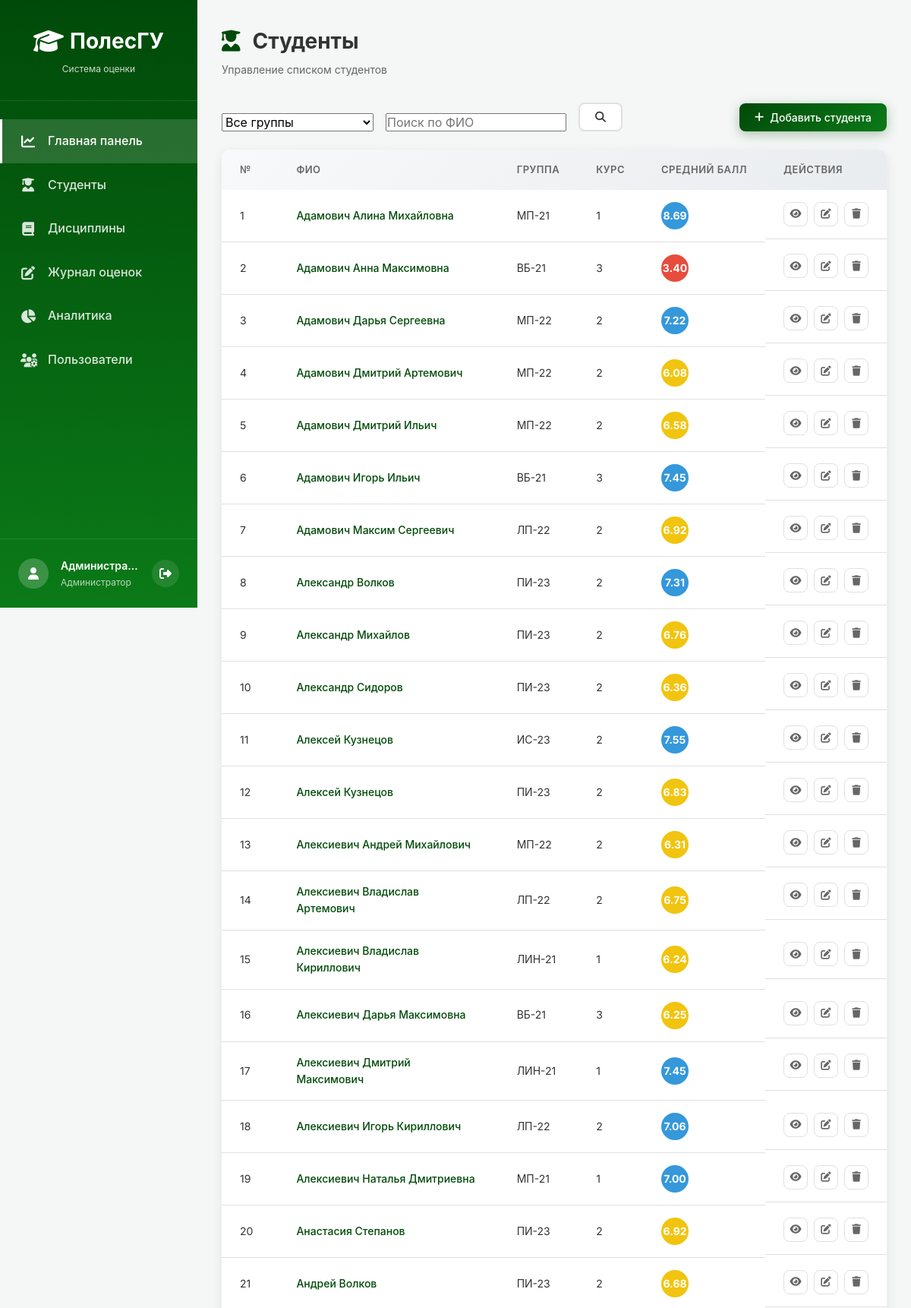
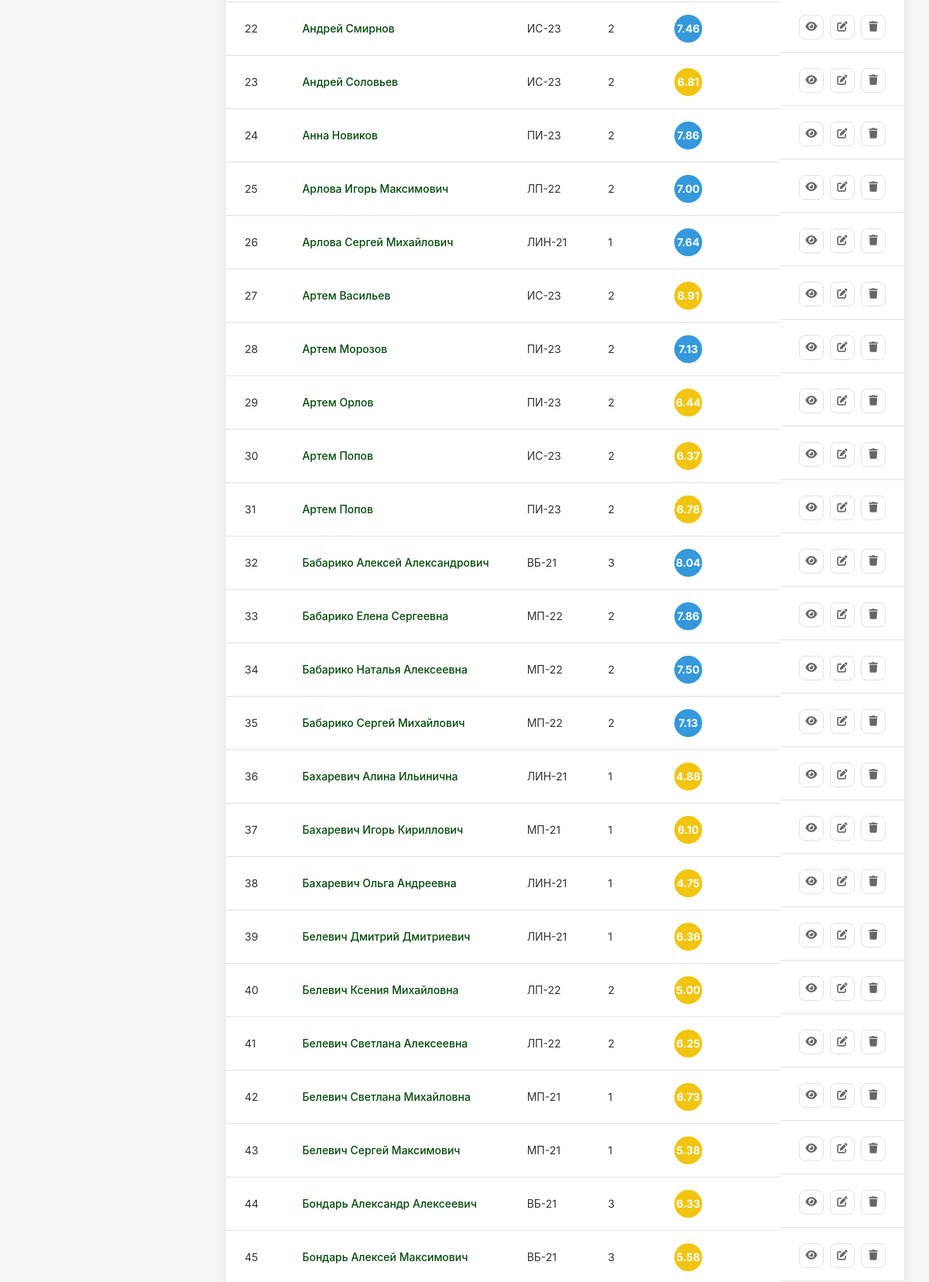
/modules/students/index.php (signed in, upper part), run on the app's committed database (2 pictures, top to bottom).
### tables this page shows
CREATE TABLE students (
        id INTEGER PRIMARY KEY AUTOINCREMENT,
        group_id INTEGER NOT NULL,
        full_name TEXT NOT NULL,
        birth_date TEXT,
        status TEXT DEFAULT 'active', -- 'active' или 'expelled'
        FOREIGN KEY (group_id) REFERENCES groups(id) ON DELETE CASCADE
    );

CREATE TABLE groups (
        id INTEGER PRIMARY KEY AUTOINCREMENT,
        name TEXT NOT NULL,
        course INTEGER NOT NULL,
        specialty TEXT NOT NULL
    );

### config/functions.php (called while the page is built, shortened)
<?php
function escape($string) {
    return htmlspecialchars($string, ENT_QUOTES, 'UTF-8');
}
function getGradeColor($grade) {
    if ($grade >= 9) return '#2ecc71';
    if ($grade >= 7) return '#3498db';
    if ($grade >= 4) return '#f1c40f';
    return '#e74c3c';
}
?>

### modules/students/index.php (the view, shortened to what this page needs)
<?php
require_once __DIR__ . '/../../config/database.php';
require_once __DIR__ . '/../../config/functions.php';
$pdo = getDB();
$canManageStudentData = in_array($_SESSION['role'], ['admin', 'teacher'], true);
        ?>
    <?php
$searchQuery = trim($_GET['search'] ?? '');
$sql = "SELECT s.*, g.name as group_name, g.course
        FROM students s
        JOIN groups g ON s.group_id = g.id
        WHERE s.status = 'active'";
$params = [];
$sql .= " ORDER BY s.full_name";
$stmt = $pdo->prepare($sql);
$stmt->execute($params);
$students = $stmt->fetchAll();
include __DIR__ . '/../../includes/header.php';
include __DIR__ . '/../../includes/sidebar.php';
?>
<main class="main-content">
    <div class="page-header">
        <h1><i class="fas fa-user-graduate"></i> Студенты</h1>
        <p>Управление списком студентов</p>
    </div>
    <div class="actions-bar">
        <div class="filters">
            <form method="GET" class="filter-form">
                <select name="group" onchange="this.form.submit()">
                    <option value="0">Все группы</option>
                </select>
                <input type="text" name="search" placeholder="Поиск по ФИО" value="<?= escape($searchQuery) ?>">
                <button type="submit" class="btn btn-secondary"><i class="fas fa-search"></i></button>
            </form>
        </div>
        <?php if ($canManageStudentData): ?>
        <button class="btn btn-primary" onclick="openAddModal()">
            <i class="fas fa-plus"></i> Добавить студента
        </button>
        <?php endif; ?>
    </div>
    <div class="table-card">
        <div class="table-body">
            <table class="data-table">
                <thead>
                    <tr>
                        <th>№</th>
                        <th>ФИО</th>
                        <th>Группа</th>
                        <th>Курс</th>
                        <th>Средний балл</th>
                        <th>Действия</th>
                    </tr>
                </thead>
                <tbody>
                    <?php foreach ($students as $index => $student): ?>
                    <tr>
                        <td><?= $index + 1 ?></td>
                        <td>
                            <a href="/index.php?module=students&student_id=<?= $student['id'] ?>" class="student-link">
                                <?= escape($student['full_name']) ?>
                            </a>
                        </td>
                        <td><?= escape($student['group_name']) ?></td>
                        <td><?= $student['course'] ?></td>
                        <td>
                            <span class="grade-badge" style="background: <?= getGradeColor($student['avg_grade']) ?>;">
                                <?= number_format($student['avg_grade'], 2) ?>
                            </span>
                        </td>
                        <td class="actions">
                            <?php if ($canManageStudentData): ?>
                            <button class="btn-icon" onclick="viewStudent(<?= $student['id'] ?>); return false;" title="Быстрый просмотр">
                                <i class="fas fa-eye"></i>
                            </button>
                            <button class="btn-icon" onclick="editStudent(<?= htmlspecialchars(json_encode($student)) ?>)" title="Редактировать">
                                <i class="fas fa-edit"></i>
                            </button>
                            <button class="btn-icon btn-danger" onclick="deleteStudent(<?= $student['id'] ?>, '<?= escape($student['full_name']) ?>')" title="Удалить">
                                <i class="fas fa-trash"></i>
                            </button>
                            <?php endif; ?>
                        </td>
                    </tr>
                    <?php endforeach; ?>
                </tbody>
            </table>
        </div>
    </div>
</main>
<?php include __DIR__ . '/../../includes/footer.php'; ?>

### assets/css/style.css (style rules this page uses)
:root { --primary-gradient: linear-gradient(135deg, #004a09 0%, #0b7a18 100%); --primary-color: #004a09; --primary-light: #0b7a18; --secondary-color: #6c757d; --bg-color: #f4f7f6; --surface-color: #ffffff; --sidebar-bg: linear-gradient(180deg, #004a09 0%, #0b7a18 100%); --text-primary: #333333; --text-secondary: #666666; --text-muted: #999999; --text-light: #ffffff; --success-color: #2ecc71; --warning-color: #f1c40f; --danger-color: #e74c3c; --info-color: #3498db; --border-color: #e0e0e0; --border-radius: 12px; --border-radius-sm: 8px; --border-radius-lg: 16px; --shadow-sm: 0 2px 4px rgba(0, 0, 0, 0.05); --shadow-md: 0 4px 15px rgba(0, 0, 0, 0.08); --shadow-lg: 0 8px 30px rgba(0, 0, 0, 0.12); --shadow-xl: 0 20px 60px rgba(0, 0, 0, 0.15); --spacing-xs: 4px; --spacing-sm: 8px; --spacing-md: 16px; --spacing-lg: 24px; --spacing-xl: 32px; --sidebar-width: 260px; --header-height: 70px; }
* { margin: 0; padding: 0; box-sizing: border-box; }
html { font-size: 16px; scroll-behavior: smooth; }
body { font-family: 'Inter', -apple-system, BlinkMacSystemFont, 'Segoe UI', Roboto, sans-serif; background-color: var(--bg-color); color: var(--text-primary); line-height: 1.6; min-height: 100vh; overflow-x: hidden; }
a { text-decoration: none; color: inherit; transition: color 0.3s ease; }
button { cursor: pointer; border: none; outline: none; font-family: inherit; }
input, select, textarea { font-family: inherit; font-size: inherit; outline: none; }
.main-content { flex: 1; margin-left: var(--sidebar-width); padding: var(--spacing-xl); min-height: 100vh; }
.page-header { margin-bottom: var(--spacing-xl); }
.page-header h1 { font-size: 28px; font-weight: 700; color: var(--text-primary); margin-bottom: var(--spacing-xs); display: flex; align-items: center; gap: var(--spacing-md); }
.page-header h1 i { color: var(--primary-color); }
.page-header p { color: var(--text-secondary); font-size: 14px; }
.table-card { background: var(--surface-color); border-radius: var(--border-radius); box-shadow: var(--shadow-md); overflow: hidden; margin-bottom: var(--spacing-xl); }
.table-body { overflow-x: auto; }
.data-table { width: 100%; border-collapse: collapse; }
.data-table thead { background: linear-gradient(135deg, #f8f9fa 0%, #e9ecef 100%); }
.data-table th { padding: var(--spacing-md) var(--spacing-lg); text-align: left; font-weight: 600; font-size: 13px; color: var(--text-secondary); text-transform: uppercase; letter-spacing: 0.5px; white-space: nowrap; }
.data-table td { padding: var(--spacing-md) var(--spacing-lg); border-bottom: 1px solid var(--border-color); font-size: 14px; color: var(--text-primary); }
.data-table tbody tr { transition: background-color 0.2s ease; }
.data-table .actions { display: flex; gap: var(--spacing-sm); }
.student-link { color: var(--primary-color); font-weight: 500; }
.btn { display: inline-flex; align-items: center; gap: var(--spacing-sm); padding: 10px 20px; border-radius: var(--border-radius-sm); font-weight: 500; font-size: 14px; transition: all 0.3s ease; cursor: pointer; }
.btn-primary { background: var(--primary-gradient); color: var(--text-light); box-shadow: 0 4px 15px rgba(0, 74, 9, 0.3); }
.btn-secondary { background: var(--surface-color); color: var(--text-primary); border: 2px solid var(--border-color); }
.btn-danger { background: var(--danger-color); color: var(--text-light); }
.btn-icon { width: 32px; height: 32px; border-radius: var(--border-radius-sm); background: var(--surface-color); border: 1px solid var(--border-color); color: var(--text-secondary); display: flex; align-items: center; justify-content: center; transition: all 0.3s ease; }
.filter-form { display: flex; gap: var(--spacing-md); align-items: flex-end; flex-wrap: wrap; }
.filter-form select, .filter-form input { min-width: 200px; }
.actions-bar { display: flex; justify-content: space-between; align-items: center; margin-bottom: var(--spacing-lg); flex-wrap: wrap; gap: var(--spacing-md); }
.grade-badge { display: inline-flex; align-items: center; justify-content: center; min-width: 36px; height: 36px; border-radius: 50%; font-weight: 700; font-size: 14px; color: white; }
.kpi-card, .chart-card, .table-card { animation: fadeIn 0.5s ease; }

### data on the page
students: full_name "Адамович Алина Михайловна", group.name "МП-21", group.course "1", avg_grade "8.69"
students: full_name "Адамович Анна Максимовна", group.name "ВБ-21", group.course "3", avg_grade "3.40"
students: full_name "Адамович Дарья Сергеевна", group.name "МП-22", group.course "2", avg_grade "7.22"
students: full_name "Адамович Дмитрий Артемович", group.name "МП-22", group.course "2", avg_grade "6.08"
students: full_name "Адамович Дмитрий Ильич", group.name "МП-22", group.course "2", avg_grade "6.58"
students: full_name "Адамович Игорь Ильич", group.name "ВБ-21", group.course "3", avg_grade "7.45"
students: full_name "Адамович Максим Сергеевич", group.name "ЛП-22", group.course "2", avg_grade "6.92"
students: full_name "Александр Волков", group.name "ПИ-23", group.course "2", avg_grade "7.31"
students: full_name "Александр Михайлов", group.name "ПИ-23", group.course "2", avg_grade "6.76"
students: full_name "Александр Сидоров", group.name "ПИ-23", group.course "2", avg_grade "6.36"
students: full_name "Алексей Кузнецов", group.name "ИС-23", group.course "2", avg_grade "7.55"
students: full_name "Алексей Кузнецов", group.name "ПИ-23", group.course "2", avg_grade "6.83"
students: full_name "Алексиевич Андрей Михайлович", group.name "МП-22", group.course "2", avg_grade "6.31"
students: full_name "Алексиевич Владислав Артемович", group.name "ЛП-22", group.course "2", avg_grade "6.75"
students: full_name "Алексиевич Владислав Кириллович", group.name "ЛИН-21", group.course "1", avg_grade "6.24"
students: full_name "Алексиевич Дарья Максимовна", group.name "ВБ-21", group.course "3", avg_grade "6.25"
students: full_name "Алексиевич Дмитрий Максимович", group.name "ЛИН-21", group.course "1", avg_grade "7.45"
students: full_name "Алексиевич Игорь Кириллович", group.name "ЛП-22", group.course "2", avg_grade "7.06"
students: full_name "Алексиевич Наталья Дмитриевна", group.name "МП-21", group.course "1", avg_grade "7.00"
students: full_name "Анастасия Степанов", group.name "ПИ-23", group.course "2", avg_grade "6.92"
students: full_name "Андрей Волков", group.name "ПИ-23", group.course "2", avg_grade "6.68"
students: full_name "Андрей Смирнов", group.name "ИС-23", group.course "2", avg_grade "7.46"
students: full_name "Андрей Соловьев", group.name "ИС-23", group.course "2", avg_grade "6.81"
students: full_name "Анна Новиков", group.name "ПИ-23", group.course "2", avg_grade "7.86"
students: full_name "Арлова Игорь Максимович", group.name "ЛП-22", group.course "2", avg_grade "7.00"
students: full_name "Арлова Сергей Михайлович", group.name "ЛИН-21", group.course "1", avg_grade "7.64"
students: full_name "Артем Васильев", group.name "ИС-23", group.course "2", avg_grade "6.91"
students: full_name "Артем Морозов", group.name "ПИ-23", group.course "2", avg_grade "7.13"
students: full_name "Артем Орлов", group.name "ПИ-23", group.course "2", avg_grade "6.44"
students: full_name "Артем Попов", group.name "ИС-23", group.course "2", avg_grade "6.37"
students: full_name "Артем Попов", group.name "ПИ-23", group.course "2", avg_grade "6.78"
students: full_name "Бабарико Алексей Александрович", group.name "ВБ-21", group.course "3", avg_grade "8.04"
students: full_name "Бабарико Елена Сергеевна", group.name "МП-22", group.course "2", avg_grade "7.86"
students: full_name "Бабарико Наталья Алексеевна", group.name "МП-22", group.course "2", avg_grade "7.50"
students: full_name "Бабарико Сергей Михайлович", group.name "МП-22", group.course "2", avg_grade "7.13"
students: full_name "Бахаревич Алина Ильинична", group.name "ЛИН-21", group.course "1", avg_grade "4.88"
students: full_name "Бахаревич Игорь Кириллович", group.name "МП-21", group.course "1", avg_grade "6.10"
students: full_name "Бахаревич Ольга Андреевна", group.name "ЛИН-21", group.course "1", avg_grade "4.75"
students: full_name "Белевич Дмитрий Дмитриевич", group.name "ЛИН-21", group.course "1", avg_grade "6.36"
students: full_name "Белевич Ксения Михайловна", group.name "ЛП-22", group.course "2", group "5.00"
students: full_name "Белевич Светлана Алексеевна", group.name "ЛП-22", group.course "2", avg_grade "6.25"
students: full_name "Белевич Светлана Михайловна", group.name "МП-21", group.course "1", avg_grade "6.73"
students: full_name "Белевич Сергей Максимович", group.name "МП-21", group.course "1", avg_grade "5.38"
students: full_name "Бондарь Александр Алексеевич", group.name "ВБ-21", group.course "3", avg_grade "6.33"
students: full_name "Бондарь Алексей Максимович", group.name "ВБ-21", group.course "3", avg_grade "5.58"

### other printed values
$_SESSION['full_name'] "Администра…"
getRoleLabel($_SESSION['role']) "Администратор"
